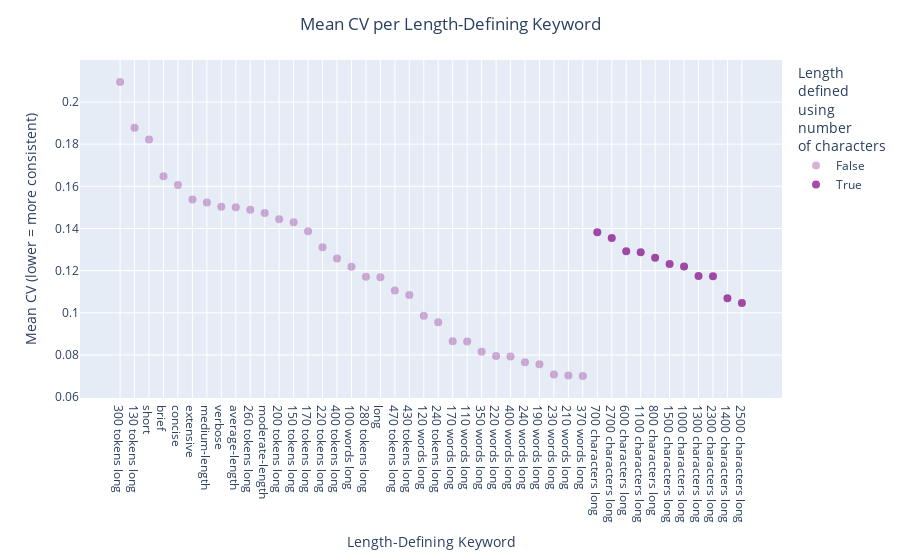

Notebook cell for this chart:
### Markdown cell above
Using **number of characters** as the length-defining keyword produces consistent results (with medium variability)

### Code cell
index_type = "characters"
color = "purple"

fig = px.scatter(
    cv_means,
    x=cv_means.index,
    y="mean_cv",
    color=cv_means.index.str.contains(index_type),
)
fig.update_traces(marker=dict(size=8, opacity=0.7))
fig.update_traces(
    marker=dict(color=color, size=8, opacity=0.7), selector=dict(name="True")
)
fig.update_traces(
    marker=dict(color=color, size=8, opacity=0.3), selector=dict(name="False")
)
fig.update_layout(
    legend_title_text="Length<br>defined<br>using<br>number<br>of " + index_type
)
fig.update_layout(
    title="Mean CV per Length-Defining Keyword",
    xaxis_title="Length-Defining Keyword",
    yaxis_title="Mean CV (lower = more consistent)",
    title_x=0.5,  # Center the title horizontally
)
fig.show()

### Figure 1 — Plotly figure (JSON) as saved in the notebook; plotly's stock layout.template omitted (floating-point values rounded to 4 significant figures)
{"data": [{"hovertemplate": "color=False<br>index=%{x}<br>mean_cv=%{y}<extra></extra>", "legendgroup": "False", "marker": {"color": "purple", "opacity": 0.3, "size": 8, "symbol": "circle"}, "mode": "markers", "name": "False", "orientation": "v", "showlegend": true, "type": "scatter", "x": ["300 tokens long", "130 tokens long", "short", "brief", "concise", "extensive", "medium-length", "verbose", "average-length", "260 tokens long", "moderate-length", "200 tokens long", "150 tokens long", "170 tokens long", "220 tokens long", "400 tokens long", "100 words long", "280 tokens long", "long", "470 tokens long", "430 tokens long", "120 words long", "240 tokens long", "170 words long", "110 words long", "350 words long", "220 words long", "400 words long", "240 words long", "190 words long", "230 words long", "210 words long", "370 words long"], "xaxis": "x", "y": [0.2095, 0.1877, 0.1822, 0.1648, 0.1606, 0.1538, 0.1524, 0.1503, 0.1501, 0.1488, 0.1473, 0.1444, 0.143, 0.1387, 0.1311, 0.1258, 0.1219, 0.1171, 0.1169, 0.1106, 0.1084, 0.09856, 0.09547, 0.08651, 0.08632, 0.08151, 0.07948, 0.0793, 0.07652, 0.07565, 0.07073, 0.07027, 0.06997], "yaxis": "y"}, {"hovertemplate": "color=True<br>index=%{x}<br>mean_cv=%{y}<extra></extra>", "legendgroup": "True", "marker": {"color": "purple", "opacity": 0.7, "size": 8, "symbol": "circle"}, "mode": "markers", "name": "True", "orientation": "v", "showlegend": true, "type": "scatter", "x": ["700 characters long", "2700 characters long", "600 characters long", "1100 characters long", "800 characters long", "1500 characters long", "1000 characters long", "1300 characters long", "2300 characters long", "1400 characters long", "2500 characters long"], "xaxis": "x", "y": [0.1382, 0.1355, 0.1292, 0.1288, 0.1261, 0.1231, 0.1219, 0.1174, 0.1173, 0.1069, 0.1046], "yaxis": "y"}], "layout": {"legend": {"title": {"text": "Length<br>defined<br>using<br>number<br>of characters"}, "tracegroupgap": 0}, "margin": {"t": 60}, "title": {"text": "Mean CV per Length-Defining Keyword", "x": 0.5}, "xaxis": {"anchor": "y", "domain": [0, 1], "title": {"text": "Length-Defining Keyword"}}, "yaxis": {"anchor": "x", "domain": [0, 1], "title": {"text": "Mean CV (lower = more consistent)"}}}}
